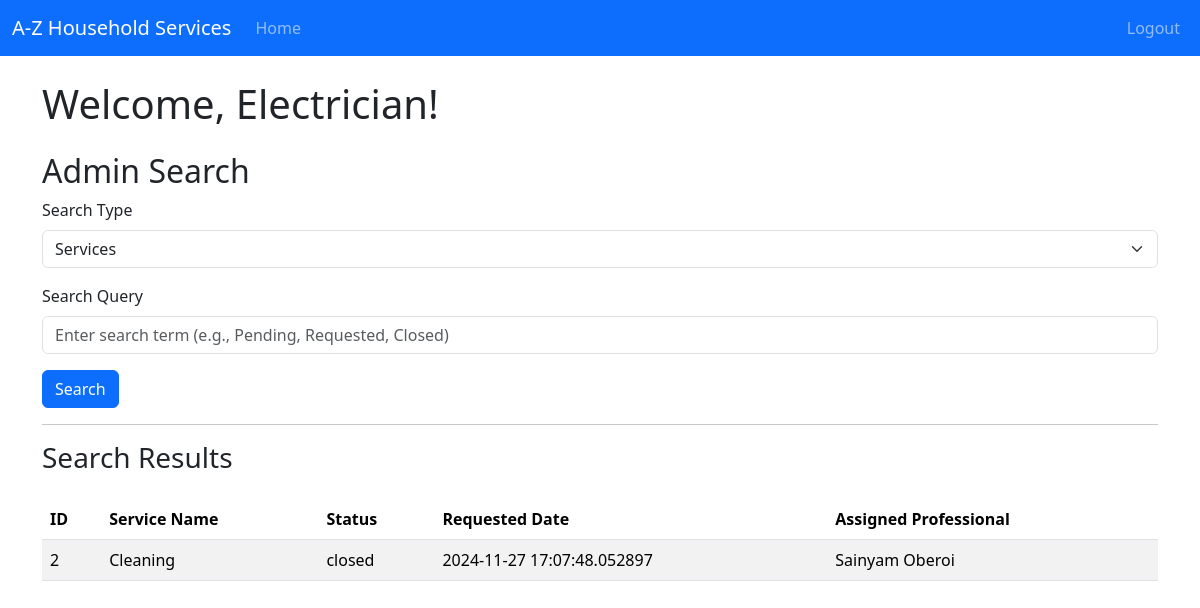
/admin/search/Electrician, run on an earlier commit of the app's database.
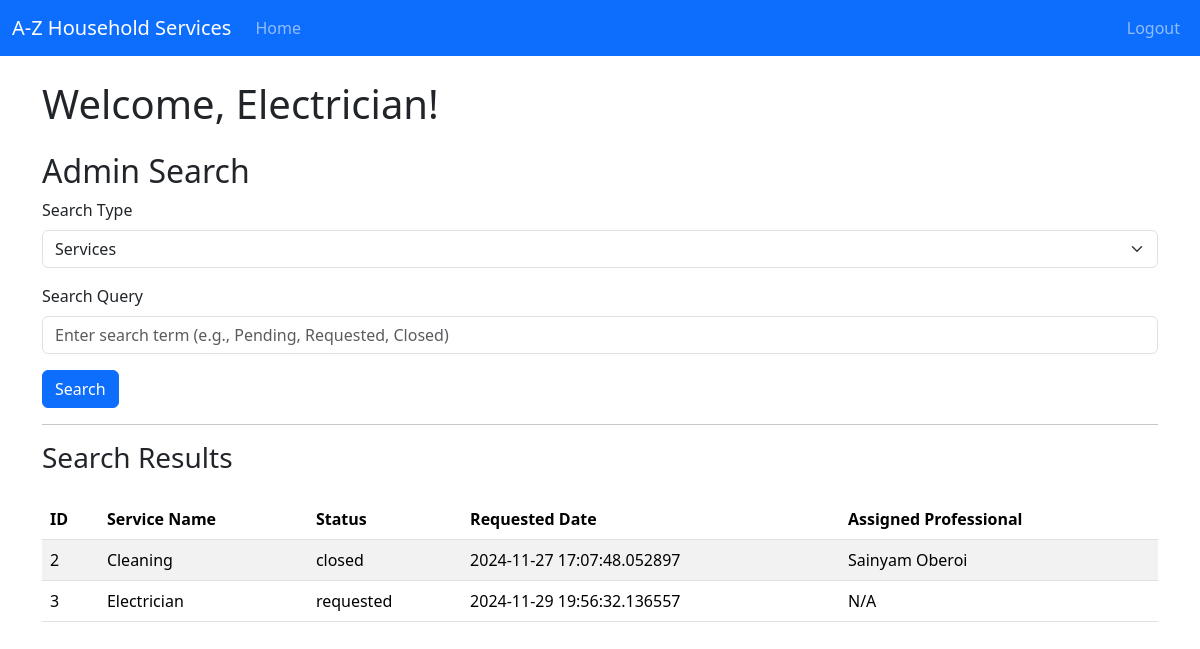
And on a later commit of the database.
### backend/models.py (models this page shows)
class ServiceRequest(db.Model):
    __tablename__ = 'service_requests'
    id = db.Column(db.Integer, primary_key=True)
    user_id = db.Column(db.Integer, db.ForeignKey('user.id'), nullable=False)
    professional_id = db.Column(db.Integer, db.ForeignKey('professional.id'), nullable=True)
    service_id = db.Column(db.Integer, db.ForeignKey('service.id'), nullable=False)
    date_of_request = db.Column(db.DateTime, nullable=False)
    date_of_completion = db.Column(db.DateTime)
    service_status = db.Column(db.String(20), nullable=False)  # 'requested', 'pending' , 'closed',
    rating = db.Column(db.Integer)  # out of 5
    remarks = db.Column(db.Text)

class Service(db.Model):
    __tablename__ = 'service'
    id = db.Column(db.Integer, primary_key=True)
    name = db.Column(db.String(100), nullable=False)
    price = db.Column(db.Float, nullable=False)
    duration = db.Column(db.Integer, nullable=False)  # in minutes
    description = db.Column(db.Text, nullable=False)
    service_requests = db.relationship('ServiceRequest', cascade="all,delete", backref='service', lazy='dynamic')

class Professional(db.Model):
    __tablename__ = 'professional'
    id = db.Column(db.Integer, primary_key=True)
    email = db.Column(db.String(120), unique=True, nullable=False)
    password = db.Column(db.String(120), nullable=False)
    role = db.Column(db.Integer, default=2)   #1 for customer, 2 for professional, 3 for admin
    full_name = db.Column(db.String(100), nullable=False)
    service_name = db.Column(db.String(100), nullable=False)
    experience = db.Column(db.Integer, nullable=False)
    uploaded_documents = db.Column(db.String(255))  # Stores file path or URL
    address = db.Column(db.String(255), nullable=False)
    pincode = db.Column(db.Integer, nullable=False)
    status = db.Column(db.String(10), nullable=False, default='pending') # for approval of admin
    service_requests = db.relationship('ServiceRequest',cascade="all,delete", backref='professional', lazy='dynamic') #relationship: professionals can access its service requests

### backend/controllers.py (the view, shortened to what this page needs)
@app.route('/admin/search/<name>', methods=['GET'])
def admin_search(name):
    search_type = request.args.get('search_type', 'services')  # 'services'by default |  these are the search parameters eg: ?search_type=services&query=
    query_term = request.args.get('query', '').strip()  #  empty string by default
    results = []  # Initialising
    if search_type == 'services':
        service_query = ServiceRequest.query.join(Service)   # ServiceRequest inner join with Service
        if query_term.lower() in ['pending', 'requested', 'closed']:  # filter by service status | .lower converts into lowercase
            service_query = service_query.filter(ServiceRequest.service_status.ilike(query_term))   #ilike is case insensitive while like is case sensitive
        elif query_term:  # filter by service name
            service_query = service_query.filter(Service.name.ilike(f'%{query_term}%'))
        results = service_query.all()    #returns all services if no search query is given
    return render_template('admin_search.html', name=name, search_type=search_type, query=query_term, results=results)   #results are passed as parameters

### templates/admin_search.html (shortened to what this page needs)
{% extends "base_dashboard.html" %}
{% block dashboard_content %}
<h1 class="mb-4">Welcome, {{ name }}!</h1>
<h2>Admin Search</h2>
<form action="{{ url_for('admin_search', name=name) }}" method="GET">
    <div class="mb-3">
        <label for="searchType" class="form-label">Search Type</label>
        <select id="searchType" name="search_type" class="form-select">
            <option value="services" {% if search_type == 'services' %}selected{% endif %}>Services</option>
        </select>
    </div>
    <div class="mb-3">
        <label for="searchQuery" class="form-label">Search Query</label>
        <input type="text" class="form-control" id="searchQuery" name="query" placeholder="Enter search term (e.g., Pending, Requested, Closed)" value="{{ query }}">
    </div>
    <button type="submit" class="btn btn-primary">Search</button>
</form>
<hr>
<h3>Search Results</h3>
{% if results %}
    <table class="table table-striped mt-4">
        <thead>
            <tr>
                {% if search_type == 'services' %}
                <th>ID</th>
                <th>Service Name</th>
                <th>Status</th>
                <th>Requested Date</th>
                <th>Assigned Professional</th>
                {% elif search_type == 'customers' %}
                <th>ID</th>
                <th>Full Name</th>
                <th>Email</th>
                <th>Address</th>
                {% elif search_type == 'professionals' %}
                <th>ID</th>
                <th>Name</th>
                <th>Service</th>
                <th>Experience</th>
                {% endif %}
            </tr>
        </thead>
        <tbody>
            {% for result in results %}
            <tr>
                {% if search_type == 'services' %}
                <td>{{ result.id }}</td>
                <td>{{ result.service.name }}</td>
                <td>{{ result.service_status }}</td>
                <td>{{ result.date_of_request }}</td>
                <td>{{ result.professional.full_name if result.professional else 'N/A' }}</td>
                {% elif search_type == 'customers' %}
                <td>{{ result.id }}</td>
                <td>{{ result.full_name }}</td>
                <td>{{ result.email }}</td>
                <td>{{ result.address }}</td>
                {% elif search_type == 'professionals' %}
                <td>{{ result.id }}</td>
                <td>{{ result.full_name }}</td>
                <td>{{ result.service_name }}</td>
                <td>{{ result.experience }}</td>
                {% endif %}
            </tr>
            {% endfor %}
        </tbody>
    </table>
{% else %}
    <p>No results found for the given search criteria.</p>
{% endif %}
{% endblock %}

What changed in the data, as far as the page shows it:
now on this page (row unchanged): Service: name "Electrician"
added ServiceRequest: id "3", service.name "Electrician", service_status "requested", date_of_request "2024-11-29 19:56:32.136557", professional "N/A"
Also different on the page:
{{ name }}: "Electrician" → (not shown)
